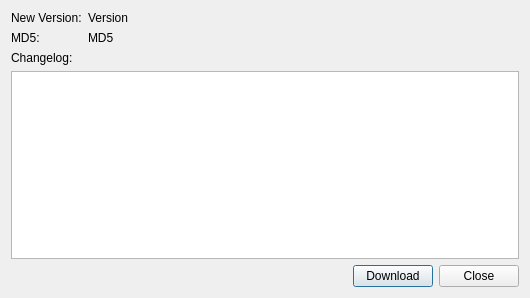
<?xml version="1.0" encoding="UTF-8"?>
<ui version="4.0">
 <class>UpdateDialog</class>
 <widget class="QDialog" name="UpdateDialog">
  <property name="geometry">
   <rect>
    <x>0</x>
    <y>0</y>
    <width>530</width>
    <height>298</height>
   </rect>
  </property>
  <property name="windowTitle">
   <string>Form</string>
  </property>
  <layout class="QGridLayout" name="gridLayout">
   <item row="0" column="0">
    <widget class="QLabel" name="label_3">
     <property name="sizePolicy">
      <sizepolicy hsizetype="Fixed" vsizetype="Preferred">
       <horstretch>0</horstretch>
       <verstretch>0</verstretch>
      </sizepolicy>
     </property>
     <property name="text">
      <string>New Version:</string>
     </property>
    </widget>
   </item>
   <item row="6" column="3">
    <widget class="QPushButton" name="downloadButton">
     <property name="sizePolicy">
      <sizepolicy hsizetype="Fixed" vsizetype="Fixed">
       <horstretch>0</horstretch>
       <verstretch>0</verstretch>
      </sizepolicy>
     </property>
     <property name="text">
      <string>Download</string>
     </property>
     <property name="icon">
      <iconset theme="package-x-generic">
       <normaloff/>
      </iconset>
     </property>
    </widget>
   </item>
   <item row="6" column="4">
    <widget class="QDialogButtonBox" name="buttonBox">
     <property name="sizePolicy">
      <sizepolicy hsizetype="Fixed" vsizetype="Fixed">
       <horstretch>0</horstretch>
       <verstretch>0</verstretch>
      </sizepolicy>
     </property>
     <property name="standardButtons">
      <set>QDialogButtonBox::Close</set>
     </property>
    </widget>
   </item>
   <item row="1" column="0">
    <widget class="QLabel" name="label_2">
     <property name="text">
      <string>MD5:</string>
     </property>
    </widget>
   </item>
   <item row="2" column="0">
    <widget class="QLabel" name="label">
     <property name="text">
      <string>Changelog:</string>
     </property>
    </widget>
   </item>
   <item row="3" column="0" colspan="5">
    <widget class="QTextEdit" name="changelogText"/>
   </item>
   <item row="0" column="1" colspan="4">
    <widget class="QLabel" name="versionLabel">
     <property name="sizePolicy">
      <sizepolicy hsizetype="Preferred" vsizetype="Preferred">
       <horstretch>0</horstretch>
       <verstretch>0</verstretch>
      </sizepolicy>
     </property>
     <property name="text">
      <string>Version</string>
     </property>
    </widget>
   </item>
   <item row="1" column="1" colspan="4">
    <widget class="QLabel" name="md5Label">
     <property name="text">
      <string>MD5</string>
     </property>
    </widget>
   </item>
  </layout>
 </widget>
 <resources/>
 <connections/>
</ui>
